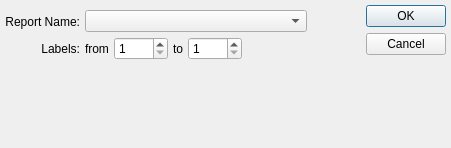
<?xml version="1.0" encoding="UTF-8"?>
<ui version="4.0">
 <comment>This file is part of the xTuple ERP: PostBooks Edition, a free and
open source Enterprise Resource Planning software suite,
Copyright (c) 1999-2019 by OpenMFG LLC, d/b/a xTuple.
It is licensed to you under the Common Public Attribution License
version 1.0, the full text of which (including xTuple-specific Exhibits)
is available at www.xtuple.com/CPAL.  By using this software, you agree
to be bound by its terms.</comment>
 <class>printLabelsByTo</class>
 <widget class="QDialog" name="printLabelsByTo">
  <property name="geometry">
   <rect>
    <x>0</x>
    <y>0</y>
    <width>451</width>
    <height>148</height>
   </rect>
  </property>
  <property name="windowTitle">
   <string>Print Labels by Transfer Order</string>
  </property>
  <layout class="QHBoxLayout">
   <property name="spacing">
    <number>7</number>
   </property>
   <property name="margin">
    <number>5</number>
   </property>
   <item>
    <layout class="QVBoxLayout">
     <property name="spacing">
      <number>0</number>
     </property>
     <item>
      <layout class="QVBoxLayout">
       <property name="spacing">
        <number>5</number>
       </property>
       <item>
        <widget class="OrderCluster" name="_order"/>
       </item>
       <item>
        <layout class="QHBoxLayout">
         <property name="spacing">
          <number>5</number>
         </property>
         <item>
          <layout class="QVBoxLayout">
           <property name="spacing">
            <number>5</number>
           </property>
           <item>
            <widget class="QLabel" name="_reportLit">
             <property name="text">
              <string>Report Name:</string>
             </property>
             <property name="alignment">
              <set>Qt::AlignRight|Qt::AlignTrailing|Qt::AlignVCenter</set>
             </property>
            </widget>
           </item>
           <item>
            <widget class="QLabel" name="_labelsLit">
             <property name="text">
              <string>Labels:</string>
             </property>
             <property name="alignment">
              <set>Qt::AlignRight|Qt::AlignTrailing|Qt::AlignVCenter</set>
             </property>
            </widget>
           </item>
          </layout>
         </item>
         <item>
          <layout class="QVBoxLayout">
           <property name="spacing">
            <number>5</number>
           </property>
           <item>
            <widget class="XComboBox" name="_report"/>
           </item>
           <item>
            <layout class="QHBoxLayout">
             <property name="spacing">
              <number>0</number>
             </property>
             <item>
              <layout class="QHBoxLayout">
               <property name="spacing">
                <number>5</number>
               </property>
               <item>
                <widget class="QLabel" name="_fromLit">
                 <property name="text">
                  <string>from</string>
                 </property>
                </widget>
               </item>
               <item>
                <widget class="QSpinBox" name="_from">
                 <property name="minimum">
                  <number>1</number>
                 </property>
                 <property name="maximum">
                  <number>9999</number>
                 </property>
                </widget>
               </item>
               <item>
                <widget class="QLabel" name="_toLit">
                 <property name="text">
                  <string>to</string>
                 </property>
                </widget>
               </item>
               <item>
                <widget class="QSpinBox" name="_to">
                 <property name="minimum">
                  <number>1</number>
                 </property>
                 <property name="maximum">
                  <number>9999</number>
                 </property>
                </widget>
               </item>
              </layout>
             </item>
             <item>
              <spacer name="spacer173">
               <property name="orientation">
                <enum>Qt::Horizontal</enum>
               </property>
               <property name="sizeType">
                <enum>QSizePolicy::Expanding</enum>
               </property>
               <property name="sizeHint" stdset="0">
                <size>
                 <width>65</width>
                 <height>16</height>
                </size>
               </property>
              </spacer>
             </item>
            </layout>
           </item>
          </layout>
         </item>
        </layout>
       </item>
      </layout>
     </item>
     <item>
      <spacer name="Spacer4">
       <property name="orientation">
        <enum>Qt::Vertical</enum>
       </property>
       <property name="sizeType">
        <enum>QSizePolicy::Expanding</enum>
       </property>
       <property name="sizeHint" stdset="0">
        <size>
         <width>20</width>
         <height>0</height>
        </size>
       </property>
      </spacer>
     </item>
    </layout>
   </item>
   <item>
    <layout class="QHBoxLayout">
     <property name="spacing">
      <number>0</number>
     </property>
     <item>
      <spacer name="Spacer39">
       <property name="orientation">
        <enum>Qt::Horizontal</enum>
       </property>
       <property name="sizeType">
        <enum>QSizePolicy::Expanding</enum>
       </property>
       <property name="sizeHint" stdset="0">
        <size>
         <width>0</width>
         <height>20</height>
        </size>
       </property>
      </spacer>
     </item>
     <item>
      <layout class="QVBoxLayout">
       <property name="spacing">
        <number>5</number>
       </property>
       <item>
        <widget class="QDialogButtonBox" name="_buttonBox">
         <property name="orientation">
          <enum>Qt::Vertical</enum>
         </property>
         <property name="standardButtons">
          <set>QDialogButtonBox::Cancel|QDialogButtonBox::Ok</set>
         </property>
        </widget>
       </item>
       <item>
        <spacer name="Spacer38">
         <property name="orientation">
          <enum>Qt::Vertical</enum>
         </property>
         <property name="sizeType">
          <enum>QSizePolicy::Expanding</enum>
         </property>
         <property name="sizeHint" stdset="0">
          <size>
           <width>20</width>
           <height>20</height>
          </size>
         </property>
        </spacer>
       </item>
      </layout>
     </item>
    </layout>
   </item>
  </layout>
 </widget>
 <layoutdefault spacing="6" margin="11"/>
 <customwidgets>
  <customwidget>
   <class>OrderCluster</class>
   <extends>QWidget</extends>
   <header>ordercluster.h</header>
  </customwidget>
  <customwidget>
   <class>XComboBox</class>
   <extends>QComboBox</extends>
   <header>xcombobox.h</header>
  </customwidget>
 </customwidgets>
 <tabstops>
  <tabstop>_report</tabstop>
  <tabstop>_from</tabstop>
  <tabstop>_to</tabstop>
 </tabstops>
 <resources/>
 <connections/>
</ui>
